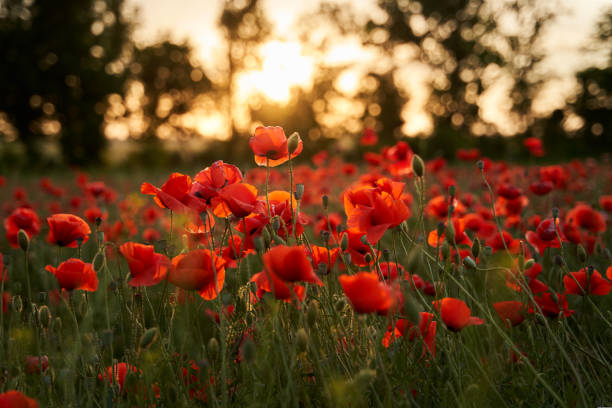
#> input picture lab/input 14.jpg, 612 x 408 px
$ python perspective_transformation.py
#> lines starting #> are read from the running program, lines starting #| are printed output that depends on the picture
import cv2
import numpy as np

# Read the image
image = cv2.imread("input 14.jpg")
#> image is the input picture: shape (408, 612, 3); mean B, G, R 41.4, 73.1, 110.5

# Check if image is loaded
if image is None:
    print("Error: Image not found!")
    exit()

# Get image dimensions
height, width = image.shape[:2]
#> height = 408; width = 612

# Define four points in the original image
points1 = np.float32([
    [50, 50],
    [width - 50, 50],
    [width - 50, height - 50],
    [50, height - 50]
])

# Define four corresponding points for the output image
points2 = np.float32([
    [0, 0],
    [width, 0],
    [width, height],
    [0, height]
])
#> points2 = [[0, 0], [612, 0], [612, 408], [0, 408]]

# Create perspective transformation matrix
matrix = cv2.getPerspectiveTransform(points1, points2)

# Apply perspective transformation
transformed_image = cv2.warpPerspective(
    image,
    matrix,
    (width, height)
)
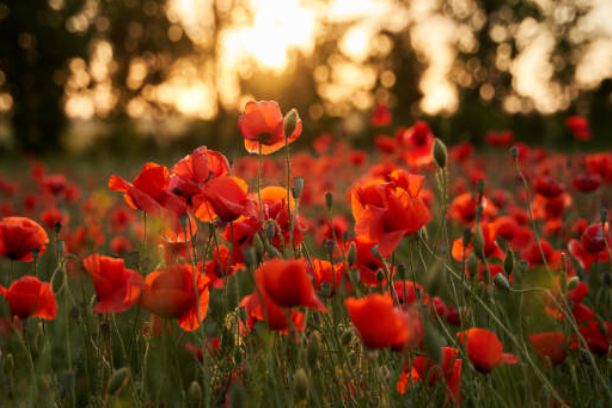
#> transformed_image: shape (408, 612, 3); mean B, G, R 38.3, 71.5, 121.2

# Display original image
cv2.imshow("Original Image", image)

# Display perspective transformed image
cv2.imshow("Perspective Transformed Image", transformed_image)

# Wait for a key press
cv2.waitKey(0)

# Close all windows
cv2.destroyAllWindows()
